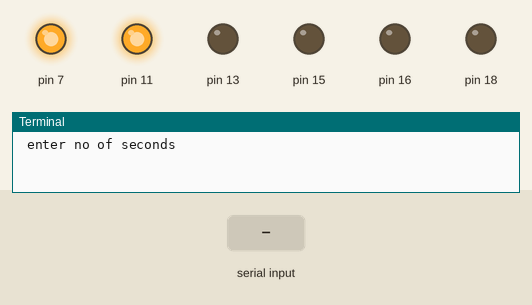
This program was run on a simulated Raspberry Pi (header pin numbers). On the bench: output pins drawn as LEDs (lit = HIGH), the last lines printed to the terminal. Dashed ring = blinking. The inputs (shaded band) are chosen by the test bench.

Above: at 1.2 s.
1.3 s: "1" typed at the terminal
At 2.1 s:
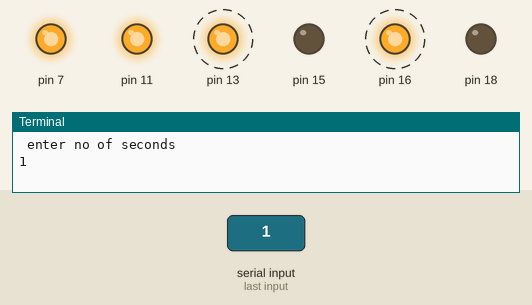
At 3.1 s:
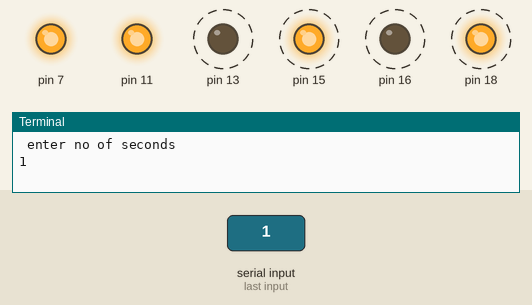
Timing chart, 0 to 10.3 s (numbered marks = the images above; inputs shaded):
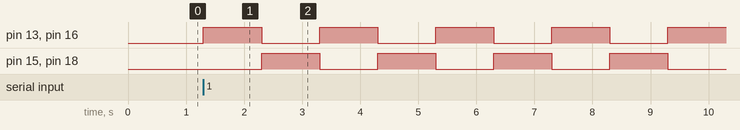

Measured:
- after the input at 1.3 s, pin 13, pin 16: alternates HIGH for 1.0 s and LOW for 1.0 s, starting at once; pin 15, pin 18: alternates HIGH for 1.0 s and LOW for 1.0 s, starting after 1.0 s

The program:

motor1.py
```python
import RPi.GPIO as gpio
import time
gpio.setmode(gpio.BOARD)
gpio.setup(7,gpio.OUT)
gpio.setup(11,gpio.OUT)
gpio.setup(13,gpio.OUT)
gpio.setup(15,gpio.OUT)
gpio.setup(16,gpio.OUT)
gpio.setup(18,gpio.OUT)
gpio.output(7,True)
gpio.output(11,True)
n=raw_input(" enter no of seconds")
try:
    while True:
        gpio.output(13,True)
        gpio.output(15,False)
        gpio.output(16,True)
        gpio.output(18,False)
        time.sleep(float(n))
        gpio.output(13,False)
        gpio.output(15,True)
        gpio.output(16,False)
        gpio.output(18,True)
        time.sleep(float(n))
except KeyboardInterrupt:
    pass
gpio.cleanup()
```
